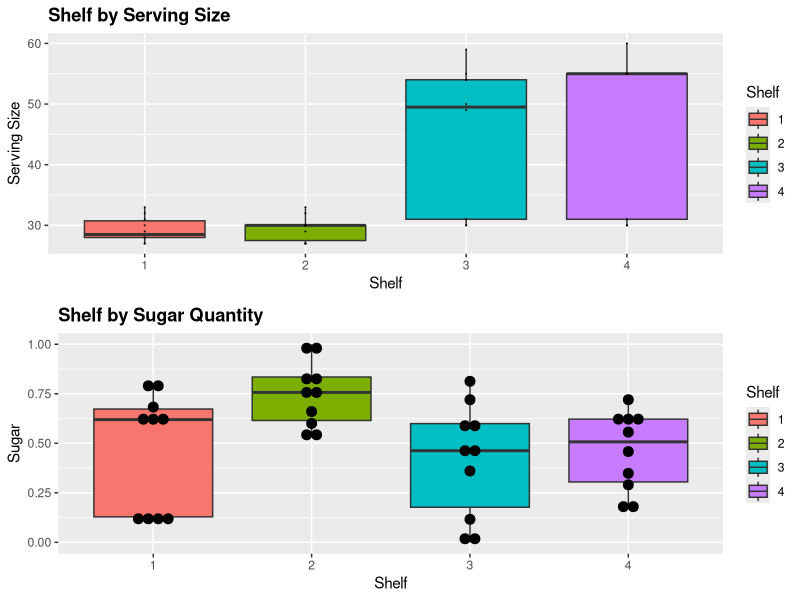
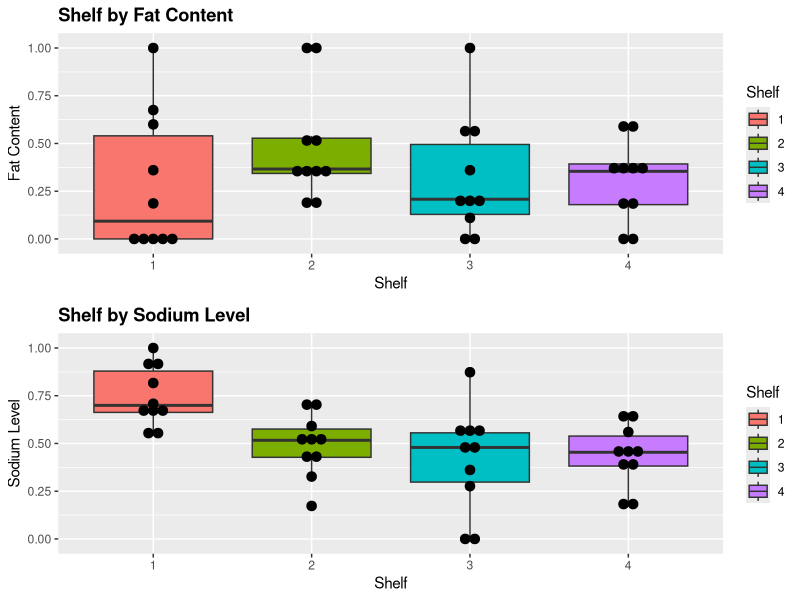
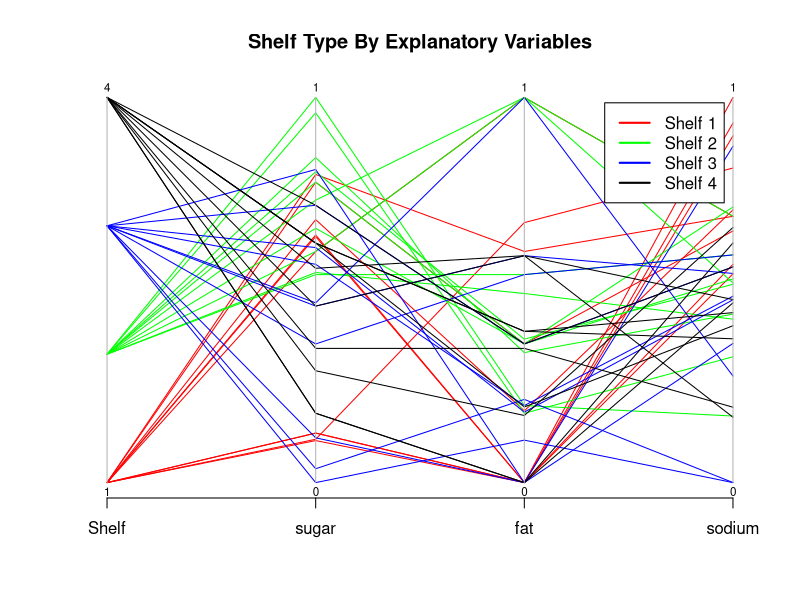
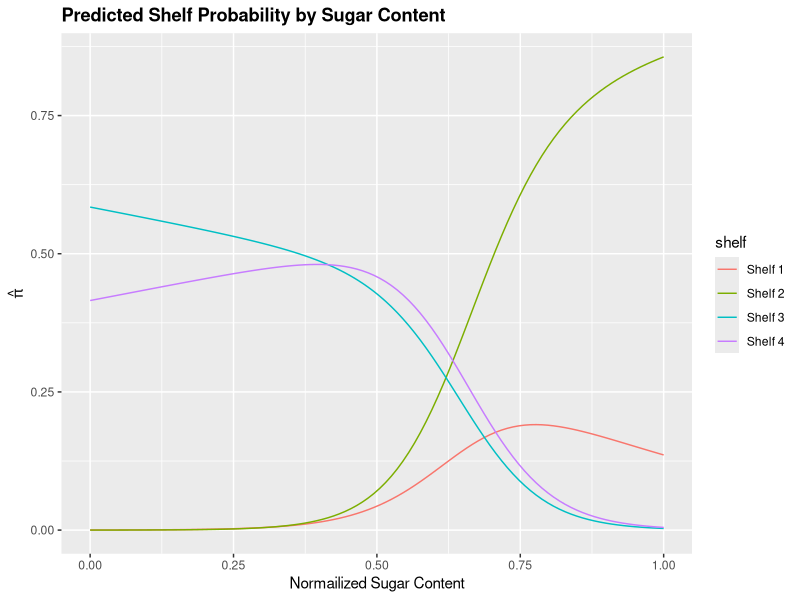
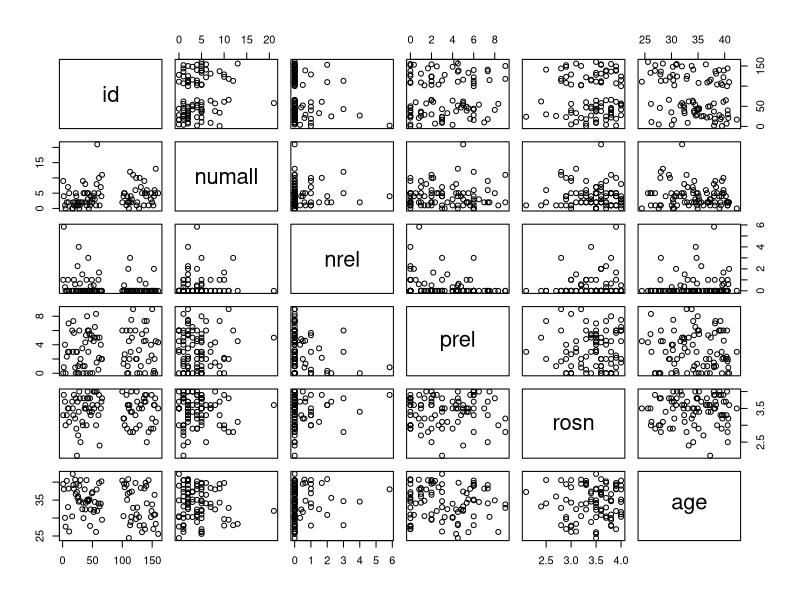

The R script that drew these images, in order:
## ---- chunk 1
#install.packages("MASS")
#install.packages("ggplot2")
# install.packages("MASS")
library(tidyverse)
library(patchwork)
library(MASS)
library(ggplot2)   

## To assemble multiple plots
library(gridExtra)

# multinomial regression
library(nnet)

# car pacakge for testing
library(car)
## ---- chunk 2
cereal <- read_csv("../data/short-questions/cereal_dillons.csv")
## ---- chunk 3
# reformatting the explanatory variables
# cereal$Shelf <- factor(cereal$Shelf)
cereal$Cereal <- factor(cereal$Cereal)

# normalize the explanatory variables
# 1. divide by serving size
# 2. normalized

stand01 <- function(x) {
  (x - min(x)) / (max(x) - min(x))
}

cereal2 <- data.frame(
  Shelf = cereal$Shelf,
  size = cereal$size_g,
  sugar = stand01(x = cereal$sugar_g / cereal$size_g),
  fat = stand01(x = cereal$fat_g / cereal$size_g),
  sodium = stand01(x = cereal$sodium_mg / cereal$size_g)
)
summary(cereal2)
## ---- chunk 4
p1 <- cereal2 %>%
  mutate(Shelf = as.factor(Shelf)) %>%
  ggplot(aes(Shelf, size)) +
  geom_boxplot(aes(fill = Shelf)) +
  geom_dotplot(binaxis = "y", stackdir = "center", binwidth = 0.05) +
  # coord_flip() +
  ggtitle("Shelf by Serving Size") +
  theme(plot.title = element_text(lineheight = 1, face = "bold")) +
  ylab("Serving Size") +
  xlab("Shelf")

p2 <- cereal2 %>%
  mutate(Shelf = as.factor(Shelf)) %>%
  ggplot(aes(Shelf, sugar)) +
  geom_boxplot(aes(fill = Shelf)) +
  geom_dotplot(binaxis = "y", stackdir = "center", binwidth = 0.05) +
  # coord_flip() +
  ggtitle("Shelf by Sugar Quantity") +
  theme(plot.title = element_text(lineheight = 1, face = "bold")) +
  ylab("Sugar") +
  xlab("Shelf")

p3 <- cereal2 %>%
  mutate(Shelf = as.factor(Shelf)) %>%
  ggplot(aes(Shelf, fat)) +
  geom_boxplot(aes(fill = Shelf)) +
  geom_dotplot(binaxis = "y", stackdir = "center", binwidth = 0.05) +
  # coord_flip() +
  ggtitle("Shelf by Fat Content") +
  theme(plot.title = element_text(lineheight = 1, face = "bold")) +
  ylab("Fat Content") +
  xlab("Shelf")

p4 <- cereal2 %>%
  mutate(Shelf = as.factor(Shelf)) %>%
  ggplot(aes(Shelf, sodium)) +
  geom_boxplot(aes(fill = Shelf)) +
  geom_dotplot(binaxis = "y", stackdir = "center", binwidth = 0.05) +
  # coord_flip() +
  ggtitle("Shelf by Sodium Level") +
  theme(plot.title = element_text(lineheight = 1, face = "bold")) +
  ylab("Sodium Level") +
  xlab("Shelf")


grid.arrange(p1, p2, nrow = 2, ncol = 1)
grid.arrange(p3, p4, nrow = 2, ncol = 1)
## ---- chunk 5
# for ease of visualization, Adding shelf here.
cols <- c("red", "green", "blue", "black")
parcoord(cereal2[c("Shelf", "sugar", "fat", "sodium")],
  col = cols[cereal2$Shelf], var.label = TRUE,
  main = "Shelf Type By Explanatory Variables"
)
legend("topright",
  legend = c("Shelf 1", "Shelf 2", "Shelf 3", "Shelf 4"),
  lwd = 2, col = cols, inset = 0.05
)
## ---- chunk 6
model_cereal_shelves_linear <- multinom(
  formula = factor(Shelf) ~ sugar
    + fat
    + sodium,
  data = cereal2
)

summary(model_cereal_shelves_linear)

model_cereal_shelves_quadratic <- multinom(
  formula = factor(Shelf) ~ sugar
    + fat
    + sodium
    + sugar:fat
    + sugar:sodium
    + fat:sodium
    + sugar:fat:sodium,
  data = cereal2
)

summary(model_cereal_shelves_quadratic)
## ---- chunk 7
lrt_cereal_main_effects <- Anova(model_cereal_shelves_linear, test = "LR")
lrt_cereal_main_effects
## ---- chunk 8
lrt_cereal_quadratic_effects <- anova(model_cereal_shelves_linear,
  model_cereal_shelves_quadratic,
  test = "Chisq"
)
lrt_cereal_quadratic_effects
## ---- chunk 9
# create a data set with stadardized value
new.data <- data.frame(
  "Cereal" = "Apple Jack",
  "size" = 28,
  "sugar" = 12,
  "fat" = 0.5,
  "sodium" = 130
)

# standardized the data
new.data$sugar <- new.data$sugar / new.data$size
new.data$fat <- new.data$fat / new.data$size
new.data$sodium <- new.data$sodium / new.data$size

# normalzied by original data content/serving size
new.data$sugar <- ((new.data$sugar - min(cereal$sugar_g/cereal$size_g))
/ (max(cereal$sugar_g/cereal$size_g) - min(cereal$sugar_g/cereal$size_g)))

new.data$fat <- ((new.data$fat - min(cereal$fat_g/cereal$size_g))
/ (max(cereal$fat_g/cereal$size_g) - min(cereal$fat_g/cereal$size_g)))

new.data$sodium <- ((new.data$sodium - min(cereal$sodium_mg/cereal$size_g))
/ (max(cereal$sodium_mg/cereal$size_g) - min(cereal$sodium_mg/cereal$size_g)))


# get model prediction for the given inputs
aj_shelf_probs <- predict(model_cereal_shelves_linear,
  newdata = new.data,
  type = "probs"
)

data.frame(pi.hat=round(aj_shelf_probs,5))
## ---- chunk 10
# stats taken from summary(cereal2) statistics from earlier
min_sugar <- 0
max_sugar <- 1

mean_fat <- 0.3476
mean_sodium <- 0.5240  

shelfs <- function(s) {
    new.data <- data.frame("sugar" = s,
                           "fat" = mean_fat,
                           "sodium" = mean_sodium)
    pred.prob <- predict(model_cereal_shelves_linear, 
                         newdata = new.data, type = "probs")
    
    outputs <- data.frame(pi.hat=round(pred.prob,10))
    return(outputs)
}


model.preds <- data.frame(x = seq(0, 1, length.out=100), 
                          values=c(shelfs(seq(0, 1, length.out=100))$pi.hat.1,
                                  shelfs(seq(0, 1, length.out=100))$pi.hat.2,
                                  shelfs(seq(0, 1, length.out=100))$pi.hat.3,
                                  shelfs(seq(0, 1, length.out=100))$pi.hat.4),
                          shelf = rep(c("Shelf 1", "Shelf 2", "Shelf 3", "Shelf 4"), 
                          each = 100))

ggplot(model.preds,                                   # Draw ggplot2 plot
       aes(x, values, col = shelf)) +
  geom_line() +
  ggtitle("Predicted Shelf Probability by Sugar Content") +
  theme(plot.title = element_text(lineheight=1, face="bold")) +
  ylab(expression(hat(pi))) +
  xlab("Normailized Sugar Content")
## ---- chunk 11
# get the standard deviations
sd.cereal <- apply(X = cereal2[c('sugar', 'fat', 'sodium')], MARGIN = 2, FUN = sd)
c.value <- round(sd.cereal, 4)
cat("Explanatory Variables Standard Deviation: \n", c.value, "\n\n")



# get the estimated parameters for each shelf level
beta.hat2 <- coefficients(model_cereal_shelves_linear)[1,2:4]
beta.hat3 <- coefficients(model_cereal_shelves_linear)[2,2:4]
beta.hat4 <- coefficients(model_cereal_shelves_linear)[3,2:4]

# using confint to compute CI for each explanatory variable
conf.beta <- confint ( object = model_cereal_shelves_linear, level = 0.95)

# Odds for j = 2 vs j = 1 (Shelf 2 vs Shelf 1)
OR_2_1<-round(1/exp( c.value*beta.hat2 ), 4)
OR_CI_2_1<-round(exp(1/( c.value*conf.beta[2:4, 1:2, 1] )), 4)

# Odds for j = 3 vs j = 1 (Shelf 3 vs Shelf 1)
OR_3_1<-round(1/exp(c.value*beta.hat3 ), 4)
OR_CI_3_1<-round(exp(1/( c.value*conf.beta[2:4, 1:2, 2]  )), 4)

# Odds for j = 4 vs j = 1 (Shelf 4 vs Shelf 1)
OR_4_1<-round(1/exp(c.value*beta.hat4 ), 4)
OR_CI_4_1<-round(exp(1/( c.value*conf.beta[2:4, 1:2, 3]  )), 4)


odds_ratios <- cbind(cbind(OR_2_1, OR_CI_2_1), cbind(OR_3_1, OR_CI_3_1), cbind(OR_4_1, OR_CI_4_1))
odds_ratios
## ---- chunk 12
drinks <- read_csv("../data/short-questions/DeHartSimplified.csv")
## ---- chunk 13
# limit the study to Saturday like the researchers
saturday <- drinks[drinks$dayweek == 6, c(1, 4, 5, 6, 10, 11)]
head(saturday)
pairs( saturday )
## ---- chunk 14
model.neg.relationship <- glm(formula = numall ~ nrel, 
                              family = poisson(link="log"),
                              data = saturday)
summary(model.neg.relationship)
## ---- chunk 15
# LRT on negative relationship along with confident interval
Anova(model.neg.relationship)
## ---- chunk 16
model.neg.relationship.rosn <- glm(formula = numall ~ nrel + rosn + nrel:rosn,  
                              family = poisson(link="log"),
                              data = saturday)
summary(model.neg.relationship.rosn)
## ---- chunk 17
# LRT on negative relationship along with confident interval
Anova(model.neg.relationship.rosn)
